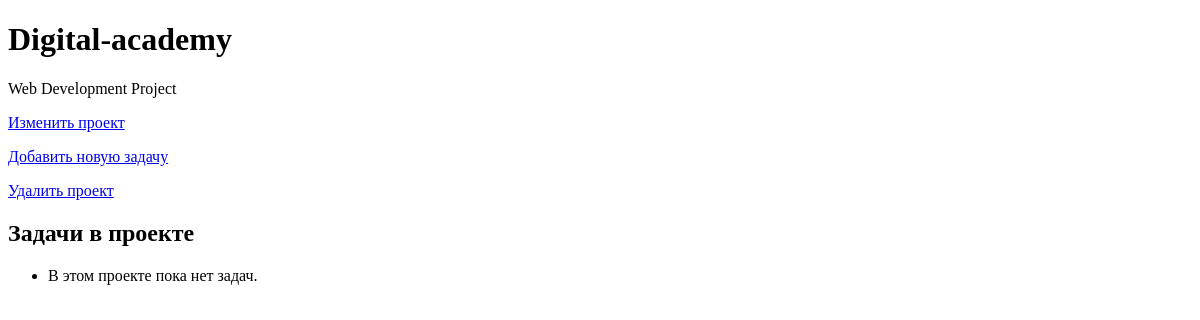
/tasks/tasks/projects/1/, run on an earlier commit of the app's database.
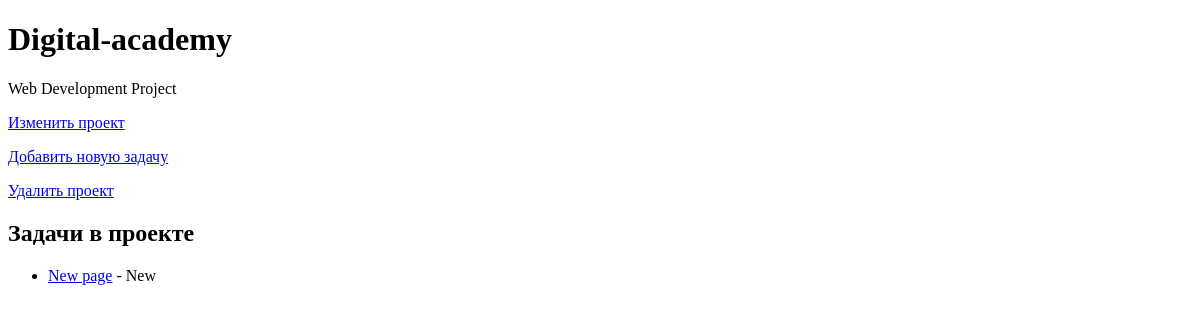
And on a later commit of the database.
### tasks/models.py (models this page shows, shortened)
class Project(models.Model):
    name = models.CharField(max_length=100)
    description = models.TextField()
    created_at = models.DateTimeField(auto_now=True)

class Task(models.Model):
    STATUS_CHOICES = [('New', 'Новая'), ('In_progress', 'В работе'), ('Completed', 'Завершена')]
    project = models.ForeignKey(Project, related_name='tasks', on_delete=models.CASCADE)
    name = models.CharField(max_length=50, default="Page of project")
    description = models.TextField()
    created_at = models.DateTimeField(auto_now_add=True)
    update_at = models.DateTimeField(auto_now=True)
    assignee = models.ForeignKey(User, related_name='tasks', on_delete=models.SET_NULL, null=True, blank=True)
    status = models.CharField(max_length=50, choices=STATUS_CHOICES, default='New')

### tasks/views.py (the view)
# urls.py: path('tasks/projects/<int:project_id>/', views.project_detail, name='project_detail'),
def project_detail(request, project_id):
    project = get_object_or_404(Project, id=project_id)
    return render(request, 'tasks/project_detail.html', {'project': project})

### tasks/templates/tasks/project_detail.html (shortened to what this page needs)
<!DOCTYPE html>
<html lang="en">
<head>
</head>
<body>
    <h1>{{ project.name }}</h1>
    <p>{{ project.description }}</p>
    <p><a href="{% url 'tasks:update_project' project.id%}">Изменить проект</a></p>
    <p><a href="{% url 'tasks:add_task_to_project' project.id %}">Добавить новую задачу</a></p>
    <p><a href="{% url 'tasks:delete_project' project.id %}"onclick="return confirm('Вы уверены, что хотите удалить этот проект?');">Удалить проект</a></p>
    <h2>Задачи в проекте</h2>
    <ul>
        {% for task in project.tasks.all %}
            <li><a href="{% url 'tasks:task_detail' project.id task.id %}">{{ task.name }}</a> - {{ task.status }}</li>
        {% empty %}
            <li>В этом проекте пока нет задач.</li>
        {% endfor %}
    </ul>
</body>
</html>

What changed in the data, as far as the page shows it:
added Task: name "New page", status "New"
Also different on the page:
text no longer shown: "В этом проекте пока нет задач."
